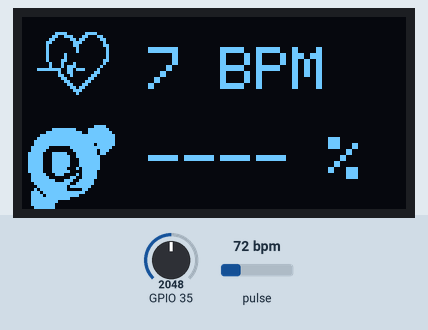
Bench run of a sketch on a simulated ESP32. Shown: 128×64 one-colour display. The test bench sets the inputs (shaded band); at power-on: pulse 72 bpm, GPIO 35 = 2048. WiFi joins after 1.5 s; servers stay silent unless stated; the display library's start-up logo is not drawn; the local clock reads 2024-03-15 10:24:30 at power-on unless the sketch sets it; what the sketch prints to the serial monitor is not drawn.

Above: at 5.7 s.
5.8 s: pulse set to 100 bpm
At 8.7 s:
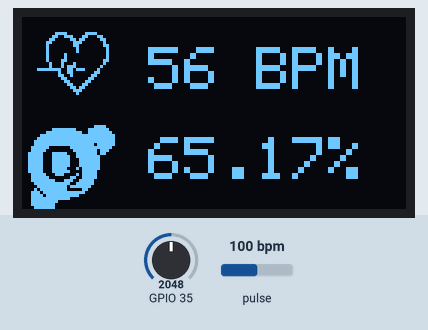
8.8 s: pulse set to 42 bpm
At 11.2 s:
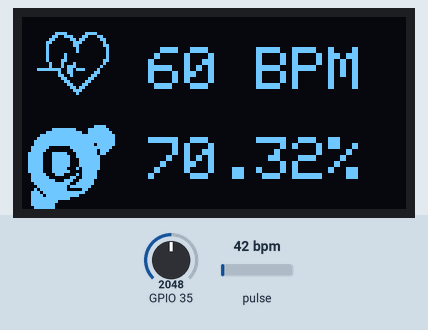
11.4 s: pulse set to 130 bpm
At 12.14 s:
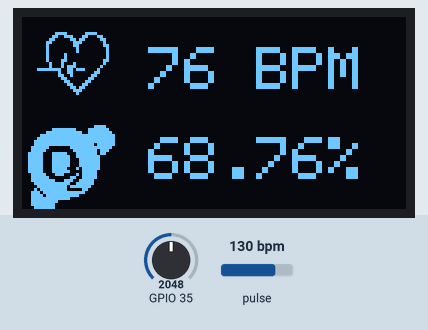
Timing chart, 0 to 14.4 s (numbered marks = the images above; inputs shaded):
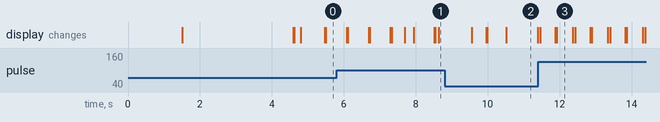

The sketch:

RTDB_Kalibrasi.ino
```cpp
#include <FS.h>
#include "SPIFFS.h"
#include <WebServer.h>
#include <DNSServer.h>
#include <WiFi.h>
#include <WiFiManager.h>
#include <ArduinoJson.h>
#include <time.h>

#include <Adafruit_GFX.h>        //OLED libraries
#include <Adafruit_SSD1306.h>
#include <Wire.h>
#include "MAX30105.h"           //MAX3010x library
#include "heartRate.h"          //Heart rate calculating algorithm

MAX30105 particleSensor;

const byte RATE_SIZE = 10;
byte rates[RATE_SIZE];
byte rateSpot = 0;
long lastBeat = 0; //Time at which the last beat occurred
float beatsPerMinute;
int beatAvg;


double avered = 0;
double aveir = 0;
double sumirrms = 0;
double sumredrms = 0;

double SpO2 = 0;
double ESpO2 = 0.0;
double FSpO2 = 0.7; //filter factor for estimated SpO2
double frate = 0.95; //low pass filter for IR/red LED value to eliminate AC component
int i = 0;
int Num = 30;
#define FINGER_ON 7000
#define MINIMUM_SPO2 0.0


#define SCREEN_WIDTH 128
#define SCREEN_HEIGHT 64
#define OLED_RESET    -1
Adafruit_SSD1306 display(SCREEN_WIDTH, SCREEN_HEIGHT, &Wire, OLED_RESET); //Declaring the display name (display)

#define USEFIFO

int timezone = 7 * 3600;
int dst = 0,jam,menit,detik,hari,bulan,tahun;


const char* ssid = "IF&Partners";
const char* password = "officiumnobile";

#if defined(ESP32)
#include <WiFi.h>

#endif
#include <Firebase_ESP_Client.h>

//Provide the token generation process info.
#include "addons/TokenHelper.h"
//Provide the RTDB payload printing info and other helper functions.
#include "addons/RTDBHelper.h"
/* 2. Define the API Key */
#define API_KEY "AIzaSyAqbXsjy57NTI5OXmt0T86GJhE4cVBgvgU"

/* 3. Define the RTDB URL */
#define DATABASE_URL "iotum-getwellsoon-default-rtdb.firebaseio.com" //<databaseName>.firebaseio.com or <databaseName>.<region>.firebasedatabase.app

/* 4. Define the user Email and password that alreadey registerd or added in your project */
#define USER_EMAIL "esp8266@gmail.com"
#define USER_PASSWORD "esp8266"

//Define Firebase Data object
FirebaseData fbdo;
FirebaseData fbdo2;
FirebaseData fbdo3;
FirebaseJson jsonKu = fbdo.to<FirebaseJson>();

FirebaseAuth auth;
FirebaseConfig config;

unsigned long sendDataPrevMillis = 0;

int count = 0;

const float alpha = 0.5;
double data_filtered[] = {0, 0};
const int n = 1;

  FirebaseData fData ;
  FirebaseJson json = fData.to<FirebaseJson>();
  FirebaseJson json2;

static const unsigned char PROGMEM logo2_bmp[] =
{ 0x03, 0xC0, 0xF0, 0x06, 0x71, 0x8C, 0x0C, 0x1B, 0x06, 0x18, 0x0E, 0x02, 0x10, 0x0C, 0x03, 0x10,              //Logo2 and Logo3 are two bmp pictures that display on the OLED if called
  0x04, 0x01, 0x10, 0x04, 0x01, 0x10, 0x40, 0x01, 0x10, 0x40, 0x01, 0x10, 0xC0, 0x03, 0x08, 0x88,
  0x02, 0x08, 0xB8, 0x04, 0xFF, 0x37, 0x08, 0x01, 0x30, 0x18, 0x01, 0x90, 0x30, 0x00, 0xC0, 0x60,
  0x00, 0x60, 0xC0, 0x00, 0x31, 0x80, 0x00, 0x1B, 0x00, 0x00, 0x0E, 0x00, 0x00, 0x04, 0x00,
};

static const unsigned char PROGMEM logo3_bmp[] =
{ 0x01, 0xF0, 0x0F, 0x80, 0x06, 0x1C, 0x38, 0x60, 0x18, 0x06, 0x60, 0x18, 0x10, 0x01, 0x80, 0x08,
  0x20, 0x01, 0x80, 0x04, 0x40, 0x00, 0x00, 0x02, 0x40, 0x00, 0x00, 0x02, 0xC0, 0x00, 0x08, 0x03,
  0x80, 0x00, 0x08, 0x01, 0x80, 0x00, 0x18, 0x01, 0x80, 0x00, 0x1C, 0x01, 0x80, 0x00, 0x14, 0x00,
  0x80, 0x00, 0x14, 0x00, 0x80, 0x00, 0x14, 0x00, 0x40, 0x10, 0x12, 0x00, 0x40, 0x10, 0x12, 0x00,
  0x7E, 0x1F, 0x23, 0xFE, 0x03, 0x31, 0xA0, 0x04, 0x01, 0xA0, 0xA0, 0x0C, 0x00, 0xA0, 0xA0, 0x08,
  0x00, 0x60, 0xE0, 0x10, 0x00, 0x20, 0x60, 0x20, 0x06, 0x00, 0x40, 0x60, 0x03, 0x00, 0x40, 0xC0,
  0x01, 0x80, 0x01, 0x80, 0x00, 0xC0, 0x03, 0x00, 0x00, 0x60, 0x06, 0x00, 0x00, 0x30, 0x0C, 0x00,
  0x00, 0x08, 0x10, 0x00, 0x00, 0x06, 0x60, 0x00, 0x00, 0x03, 0xC0, 0x00, 0x00, 0x01, 0x80, 0x00
};

static const unsigned char PROGMEM O2_bmp[] = {
  0x00, 0x00, 0x00, 0x00, 0x00, 0x00, 0x00, 0xf0, 0x00, 0x3f, 0xc3, 0xf8, 0x00, 0xff, 0xf3, 0xfc,
  0x03, 0xff, 0xff, 0xfe, 0x07, 0xff, 0xff, 0xfe, 0x0f, 0xff, 0xff, 0xfe, 0x0f, 0xff, 0xff, 0x7e,
  0x1f, 0x80, 0xff, 0xfc, 0x1f, 0x00, 0x7f, 0xb8, 0x3e, 0x3e, 0x3f, 0xb0, 0x3e, 0x3f, 0x3f, 0xc0,
  0x3e, 0x3f, 0x1f, 0xc0, 0x3e, 0x3f, 0x1f, 0xc0, 0x3e, 0x3f, 0x1f, 0xc0, 0x3e, 0x3e, 0x2f, 0xc0,
  0x3e, 0x3f, 0x0f, 0x80, 0x1f, 0x1c, 0x2f, 0x80, 0x1f, 0x80, 0xcf, 0x80, 0x1f, 0xe3, 0x9f, 0x00,
  0x0f, 0xff, 0x3f, 0x00, 0x07, 0xfe, 0xfe, 0x00, 0x0b, 0xfe, 0x0c, 0x00, 0x1d, 0xff, 0xf8, 0x00,
  0x1e, 0xff, 0xe0, 0x00, 0x1f, 0xff, 0x00, 0x00, 0x1f, 0xf0, 0x00, 0x00, 0x1f, 0xe0, 0x00, 0x00,
  0x0f, 0xe0, 0x00, 0x00, 0x07, 0x80, 0x00, 0x00, 0x00, 0x00, 0x00, 0x00, 0x00, 0x00, 0x00, 0x00
};

void setup() {
  Serial.begin(115200);


  Serial.println();
  Serial.print("Wifi connecting to ");
  Serial.println( ssid );

  WiFi.begin(ssid,password);

  Serial.println();

  Serial.print("Connecting");

  config.api_key = API_KEY;

  /* Assign the user sign in credentials */
  auth.user.email = USER_EMAIL;
  auth.user.password = USER_PASSWORD;

  /* Assign the RTDB URL (required) */
  config.database_url = DATABASE_URL;

  /* Assign the callback function for the long running token generation task */
  config.token_status_callback = tokenStatusCallback; //see addons/TokenHelper.h

  //Or use legacy authenticate method
  //config.database_url = DATABASE_URL;
  //config.signer.tokens.legacy_token = "<database secret>";

  Firebase.begin(&config, &auth);

  while( WiFi.status() != WL_CONNECTED ){
      delay(100);
      Serial.print(".");
  }


  configTime(timezone, dst, "pool.ntp.org","time.nist.gov");
  Serial.println("\nWaiting for Internet time");

  while(!time(nullptr)){
     Serial.print("*");
     delay(1000);
  }
  Serial.println("\nTime response....OK");

  Serial.println("System Start");
  display.begin(SSD1306_SWITCHCAPVCC, 0x3C); //Start the OLED display
  display.display();
  delay(3000);

  if (!particleSensor.begin(Wire, I2C_SPEED_FAST)) //Use default I2C port, 400kHz speed
  {
    Serial.println("MAX30102");
    while (1);
  }
  byte ledBrightness = 0x7F; //Options: 0=Off to 255=50mA
  byte sampleAverage = 4; //Options: 1, 2, 4, 8, 16, 32
  byte ledMode = 2; //Options: 1 = Red only(心跳), 2 = Red + IR(血氧)
  //Options: 1 = IR only, 2 = Red + IR on MH-ET LIVE MAX30102 board
  int sampleRate = 1000; //Options: 50, 100, 200, 400, 800, 1000, 1600, 3200
  int pulseWidth = 215; //Options: 69, 118, 215, 411
  int adcRange = 16384; //Options: 2048, 4096, 8192, 16384
  // Set up the wanted parameters
  particleSensor.setup(ledBrightness, sampleAverage, ledMode, sampleRate, pulseWidth, adcRange); //Configure sensor with these settings
  particleSensor.enableDIETEMPRDY();

  particleSensor.setPulseAmplitudeRed(0x0A); //Turn Red LED to low to indicate sensor is running
  particleSensor.setPulseAmplitudeGreen(0); //Turn off Green LED
}

void loop() {
  long irValue = particleSensor.getIR();    //Reading the IR value it will permit us to know if there's a finger on the sensor or not


  if  (irValue > FINGER_ON ) {

    display.clearDisplay();
    display.drawBitmap(5, 5, logo2_bmp, 24, 21, WHITE);
    display.setTextSize(2);
    display.setTextColor(WHITE);
    display.setCursor(42, 10);
    display.print(beatAvg); display.println(" BPM");
    display.drawBitmap(0, 35, O2_bmp, 32, 32, WHITE);
    display.setCursor(42, 40);

    if (beatAvg > 30) display.print(String(ESpO2) + "%");
    else display.print("---- %" );
    display.display();

    if (checkForBeat(irValue) == true) {
      display.clearDisplay();
      display.drawBitmap(0, 0, logo3_bmp, 32, 32, WHITE);
      display.setTextSize(2);
      display.setTextColor(WHITE);
      display.setCursor(42, 10);
      display.print(beatAvg); display.println(" BPM");
      display.drawBitmap(0, 35, O2_bmp, 32, 32, WHITE);
      display.setCursor(42, 40);

      if (beatAvg > 10) display.print(String(ESpO2) + "%");
      else display.print("---- %" );
      display.display();


      Serial.print("beatAvg="); Serial.println(beatAvg);
      long delta = millis() - lastBeat;
      lastBeat = millis();
      beatsPerMinute = 60 / (delta / 1000.0);
      if (beatsPerMinute < 255 && beatsPerMinute > 20) {

        rates[rateSpot++] = (byte)beatsPerMinute;
        rateSpot %= RATE_SIZE;
        beatAvg = 0;
        for (byte x = 0 ; x < RATE_SIZE ; x++) beatAvg += rates[x];
        beatAvg /= RATE_SIZE;
      }
    }


    uint32_t ir, red ;
    double fred, fir;
    particleSensor.check(); //Check the sensor, read up to 3 samples
    if (particleSensor.available()) {
      i++;
      red = particleSensor.getFIFOIR();
      ir = particleSensor.getFIFORed();
      //Serial.println("red=" + String(red) + ",IR=" + String(ir) + ",i=" + String(i));
      fred = (double)red;//轉double
      fir = (double)ir;//轉double
      avered = avered * frate + (double)red * (1.0 - frate);//average red level by low pass filter
      aveir = aveir * frate + (double)ir * (1.0 - frate); //average IR level by low pass filter
      sumredrms += (fred - avered) * (fred - avered); //square sum of alternate component of red level
      sumirrms += (fir - aveir) * (fir - aveir);//square sum of alternate component of IR level
      if ((i % Num) == 0) {
        double R = (sqrt(sumredrms) / avered) / (sqrt(sumirrms) / aveir);
        SpO2 = -23.3 * (R - 0.4) + 100;
        ESpO2 = FSpO2 * ESpO2 + (1.0 - FSpO2) * SpO2;//low pass filter
        if (ESpO2 <= MINIMUM_SPO2) ESpO2 = MINIMUM_SPO2; //indicator for finger detached
        if (ESpO2 > 100) ESpO2 = 99.9;
        Serial.print("Oxygen % = "); Serial.println(ESpO2);
        sumredrms = 0.0; sumirrms = 0.0; SpO2 = 0;
        i = 0;
      }
      particleSensor.nextSample(); //We're finished with this sample so move to next sample
    }

  }


 else  {

    for (byte rx = 0 ; rx < RATE_SIZE ; rx++) rates[rx] = 0;
    beatAvg = 0; rateSpot = 0; lastBeat = 0;

    avered = 0; aveir = 0; sumirrms = 0; sumredrms = 0;
    SpO2 = 0; ESpO2 = 0.0;

    display.clearDisplay();
    display.setTextSize(2);
    display.setTextColor(WHITE);
    display.setCursor(30, 5);
    display.println("Finger");
    display.setCursor(30, 35);
    display.println("Please");
    display.display();
 }


  int raw = analogRead(35);
  double celcius = raw*0.15113671875;
   double suhu = celcius + 2;

    // Low Pass Filter
    data_filtered[n] = alpha * suhu + (1 - alpha) * data_filtered[n-1];

    // Store the last filtered data in data_filtered[n-1]
    data_filtered[n-1] = data_filtered[n];


  time_t now = time(nullptr);
  struct tm* p_tm = localtime(&now);

  hari = p_tm->tm_mday;
  bulan = p_tm->tm_mon + 1;
  tahun = p_tm->tm_year + 1900;

  String day = String(hari)+"/"+ String (bulan)+"/"+tahun;


  jam = p_tm->tm_hour;
  menit = p_tm->tm_min;
  detik = p_tm->tm_sec;


  String Waktu = String(jam)+":"+ String (menit)+":"+detik;

  String Time = String(jam)+":"+ String (menit)+":"+String (detik)+" "+String(hari)+"/"+ String (bulan)+"/"+String (tahun);

if ((millis() - sendDataPrevMillis > 15000 || sendDataPrevMillis == 0))
  {
    sendDataPrevMillis = millis();


    FirebaseJson json;
    json.add("historyHeart", beatAvg);
    json.add("historyOxygen", ESpO2);
    json.add("historyTemp", data_filtered[n]);
    json.add("historyTime", Waktu);
    json.add("historyDate", day);

    Serial.printf("Push json... %s\n", Firebase.RTDB.pushJSON(&fbdo, "/deviceData/11072021025/-MhIKRhWKun6goXDhbE8/deviceHistory", &json) ? "ok" : fbdo.errorReason().c_str());

    count++;

  }
}
```

Measured:
- what the display in image 2 shows lasts 0.9 s, from 10.5 s to 11.4 s
- what the display in image 3 shows lasts 0.5 s, from 11.9 s to 12.4 s
